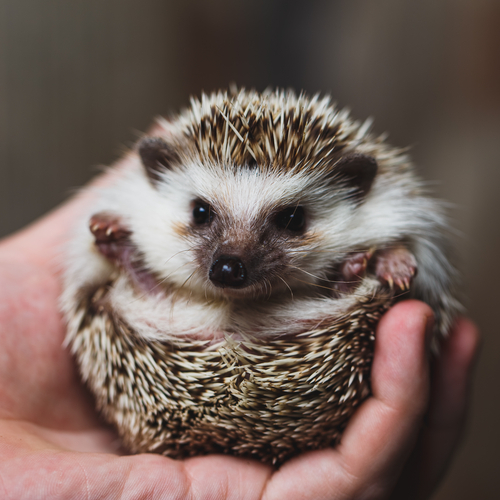
#> input picture img/hari.jpg, 500 x 500 px
$ jupyter execute '06画像の平滑化.ipynb'
#> lines starting #> are read from the running program, lines starting #| are printed output that depends on the picture
# 2D Convolution (画像のフィルタリング)

1次元の信号と同様に，画像に対してローパスフィルタ(LPF)やハイパスフィルタ(HPF)によるフィルタリングを適用することができる．LPFはノイズ除去や画像をぼかすために，HPFは画像中のエッジ検出に使われる．

cv2.filter2D() 関数は入力画像とカーネル(フィルタ)の畳み込み(convolution)を計算する．以下に5x5サイズの平均値フィルタに使うカーネルを示す:

このカーネルを使った計算は次のように行われる: それぞれの画素に対し、その画素を中心にした周辺5x5の画素（これをウィンドウと呼ぶ)に対し、全部の画素値の合計を求め、それを25で割る．この処理はウィンドウ内の画素値の平均を取る処理になっている．この計算を全画素に対して適用する（フィルタリングした画像を作る）

<font color="red">課題１：画像をノイズ付きの画像に変えてみよう</font>

[cell 1]
import cv2
import numpy as np
from matplotlib import pyplot as plt

img = cv2.imread('../../img/hari.jpg')
#> img is the input picture: shape (500, 500, 3); mean B, G, R 87.7, 95, 112.5
img = cv2.cvtColor(img, cv2.COLOR_BGR2RGB) #ここ！！

kernel = np.ones((5,5),np.float32)/25
dst = cv2.filter2D(img,-1,kernel)
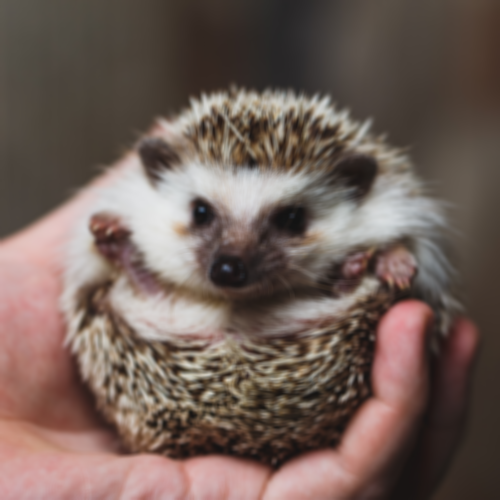
#> dst: shape (500, 500, 3); mean R, G, B 112.5, 95, 87.7

plt.subplot(121),plt.imshow(img),plt.title('Original')
plt.xticks([]), plt.yticks([])
plt.subplot(122),plt.imshow(dst),plt.title('Averaging')
plt.xticks([]), plt.yticks([])
plt.show()
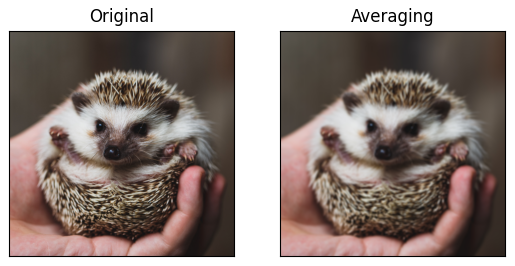
#> figure drawn by matplotlib, 2 panels

# 画像のぼかし (平滑化)

## 1. 平均

平均を取るには正規化された箱型フィルタを使う． カーネルの範囲内にある全画素の画素値の平均をとる．cv2.blur() か cv2.boxFilter() を使う．ここでカーネルの縦幅，横幅を指定する必要がある．このカーネルに関する詳細についてはドキュメントを参照のこと．3x3の箱型フィルタは以下のようになる:

[cell 2]
import cv2
import numpy as np
from matplotlib import pyplot as plt

img = cv2.imread('../../img/hari.jpg')
img = cv2.cvtColor(img, cv2.COLOR_BGR2RGB) #ここ！！

blur = cv2.blur(img,(5,5))

plt.subplot(121),plt.imshow(img),plt.title('Original')
plt.xticks([]), plt.yticks([])
plt.subplot(122),plt.imshow(blur),plt.title('Blurred')
plt.xticks([]), plt.yticks([])
plt.show()

## 2. ガウシアンフィルタ

箱型フィルタの場合カーネル内のフィルタ係数が一様だったのに対して，ガウシアンフィルタは注目画素との距離に応じて重みを変えるガウシアンカーネルを採用している．それにはcv2.GaussianBlur() 関数を使う．カーネルの縦幅と横幅(どちらも奇数でなければならない)に加え，ガウシアンの標準偏差値sigmaX(横方向)とsigmaY(縦方向)を指定する必要がある．sigmaXしか指定されない場合は，sigmaYはsigmaXと同じして扱われる．どちらの値も0にした場合は，カーネルのサイズから自動的に計算される．ガウシアンフィルタは白色雑音の除去に適している．

cv2.getGaussianKernel() 関数を使えば，ガウシアンフィルタを作成することができる．

[cell 3]
import cv2
import numpy as np
from matplotlib import pyplot as plt

img = cv2.imread('../../img/hari.jpg')
img = cv2.cvtColor(img, cv2.COLOR_BGR2RGB) #ここ！！

blur = cv2.GaussianBlur(img,(5,5),0)

plt.subplot(121),plt.imshow(img),plt.title('Original')
plt.xticks([]), plt.yticks([])
plt.subplot(122),plt.imshow(blur),plt.title('GaussianBlur')
plt.xticks([]), plt.yticks([])
plt.show()

## 3. 中央値フィルタ

cv2.medianBlur() 関数はカーネル内の全画素の中央値を計算する．ごま塩ノイズのようなノイズに対して効果的である．箱型フィルタとガウシアンフィルタの出力が原画像中には存在しない画素値を出力するのに対し，中央値フィルタの出力は常に原画像中から選ばれる．そのためごま塩ノイズのような特異なノイズに対して効果的である．ここでカーネルサイズは奇数でなければならない．

この例では原画像に対して50%のノイズを追加した劣化画像に中央値フィルタを適用している．:

[cell 4]
import cv2
import numpy as np
from matplotlib import pyplot as plt

img = cv2.imread('../../img/hari.jpg')
img = cv2.cvtColor(img, cv2.COLOR_BGR2RGB) #ここ！！

median = cv2.medianBlur(img,5)

plt.subplot(121),plt.imshow(img),plt.title('Original')
plt.xticks([]), plt.yticks([])
plt.subplot(122),plt.imshow(median),plt.title('median')
plt.xticks([]), plt.yticks([])
plt.show()

## 4. バイラテラルフィルタ

前述のように，フィルタリングは一般的にエッジまでぼかしてしまうが， cv2.bilateralFilter() によって使えるバイラテラルフィルタはエッジを保存しながら画像をぼかすことができる．しかし，上記のフィルタリングに比べて処理速度が遅いという欠点がある．既に紹介したガウシアンフィルタは、注目している画素の近傍領域に対し、重み付け平均した値を出力する．これはガウシアンフィルタが注目画素の近傍の画素のみを考慮した関数であることを意味する．近傍領域内の画素が似たような値を持っているか否か，注目画素がエッジ上に存在するか否かどうかは考慮されない．その結果としてガウシアンフィルタはエッジの劣化が不可避である．

バイラテラルフィルタも同様にガウシアンフィルタを採用しているが，画素値の差を考慮した関数として別のガウシアンフィルタも同時に使用する．一つ目のガウシアンフィルタでは、フィルタリングに使用する画素は ‘空間的に近い位置にある’ことを保証している．一方で，二つ目のガウシアンフィルタは、注目画素に似た画素値を持つ画素の値のみ考慮してフィルタリングすることを保証する．その結果、バイラテラルフィルタはエッジを保存した画像のぼかしを実現できることになる．

[cell 5]
import cv2
import numpy as np
from matplotlib import pyplot as plt

img = cv2.imread('../../img/hari.jpg')
img = cv2.cvtColor(img, cv2.COLOR_BGR2RGB) #ここ！！

blur = cv2.bilateralFilter(img,9,75,75)

plt.subplot(121),plt.imshow(img),plt.title('Original')
plt.xticks([]), plt.yticks([])
plt.subplot(122),plt.imshow(blur),plt.title('blur')
plt.xticks([]), plt.yticks([])
plt.show()

$ run again, with img/cag_bureta.jpg copied over img/hari.jpg
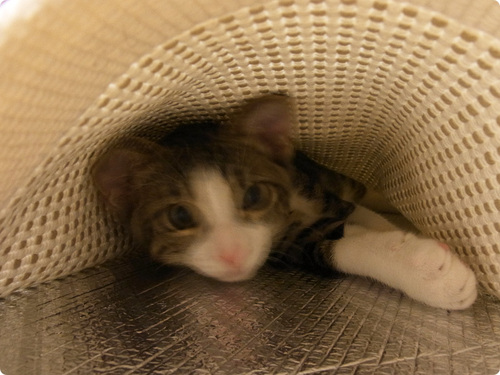
#> input picture img/cag_bureta.jpg, 500 x 375 px
#> img is the input picture: shape (375, 500, 3); mean B, G, R 73, 106.4, 133.5
#> `dst = cv2.filter2D(img,-1,kernel)`:
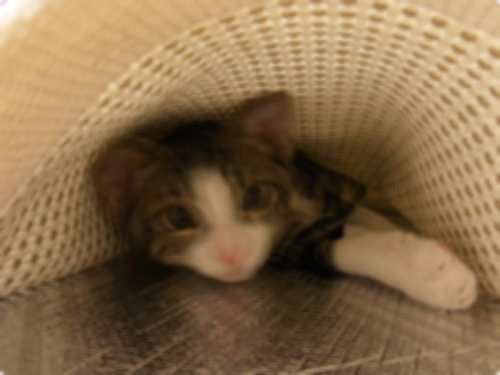
#> dst: shape (375, 500, 3); mean R, G, B 133.5, 106.4, 73
#> `plt.show()`:
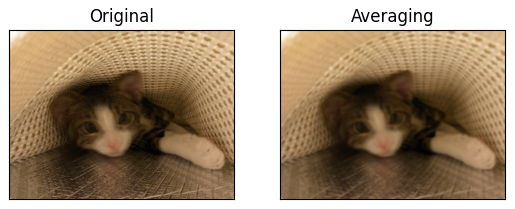
#> figure drawn by matplotlib, 2 panels
